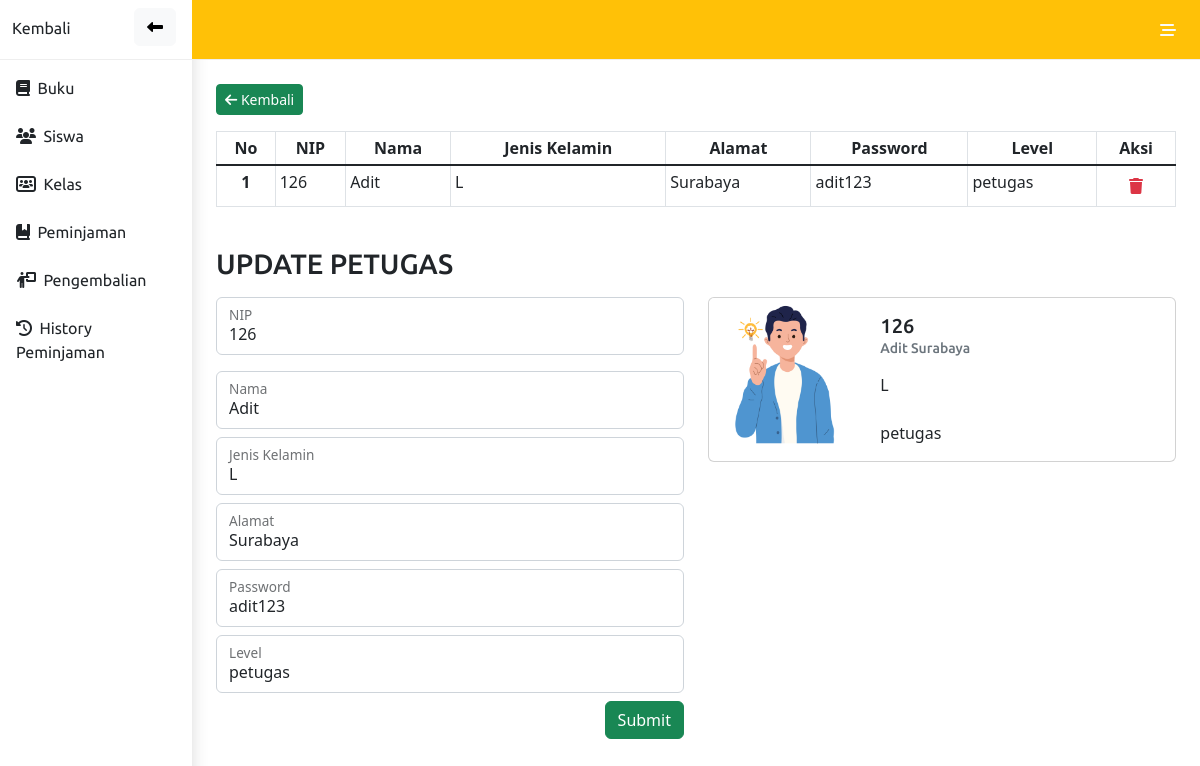
/admin/edit_petugas.php?nip=126, run on the app's committed database.
### tables this page shows
CREATE TABLE `petugas` (
  `nip` int(11) NOT NULL,
  `nama` varchar(100) NOT NULL,
  `jenis_kelamin` enum('L','P') NOT NULL,
  `alamat` varchar(255) NOT NULL,
  `password` varchar(255) NOT NULL,
  `level` enum('admin','petugas') NOT NULL
);

### config.php (called while the page is built, shortened)
<?php
$conn = mysqli_connect("localhost", "root", "", "perpus10");
function read($col, $tabel, $condisi){
    global $conn;
    $tampil = mysqli_query($conn, "SELECT $col FROM $tabel $condisi");
    return $tampil;
}
 ?>

### admin/edit_petugas.php (the view, shortened to what this page needs)
<?php
include '../config.php';
?>
<!DOCTYPE html>
<html lang="en">
<head>
    <link rel="stylesheet" type="text/css" href="https://cdn.datatables.net/1.12.1/css/jquery.dataTables.css">
</head>
<body>
    <?php include 'nav.php'?>
        <div class="container">
            <div class="container pt-4 m-auto">
                <a class="btn btn-sm btn-success mb-3" href="petugas.php"><i class="fa-solid fa-arrow-left"></i> Kembali</a>
                <table class="table table-sm table-hover table-bordered">
                    <thead class="text-center">
                        <tr>
                            <th>No</th>
                            <th>NIP</th>
                            <th>Nama</th>
                            <th>Jenis Kelamin</th>
                            <th>Alamat</th>
                            <th>Password</th>
                            <th>Level</th>
                            <th>Aksi</th>
                        </tr>
                    </thead>
                    <tbody class="table-group-divider">
                        <?php
                            $no=0;
                            $nip = $_GET['nip'];
                            $petugas = read('*', 'petugas', "WHERE nip='$nip'");
                                    while($data = mysqli_fetch_assoc($petugas)){
                                    $no++;
                        ?>
                        <tr>
                            <th class="text-center" scope="row"><?=$no?></th>
                            <td><?=$data['nip']?></td>
                            <td><?=$data['nama']?></td>
                            <td><?=$data['jenis_kelamin']?></td>
                            <td><?=$data['alamat']?></td>
                            <td><?=$data['password']?></td>
                            <td><?=$data['level']?></td>
                            <td class="text text-center">
                                <button class="btn btn-polos p-1">
                                    <a class="text-danger" href="hapus.php?nip=<?= $data['nip']; ?>"><i class="fa-solid fa-trash"></i></a>
                                </button>
                            </td>
                        </tr>
                        <?php
                            }
                        ?>
                    </tbody>
                </table>
                <div class="row">
                    <h3 class="text-start font mt-4 mb-3">UPDATE PETUGAS</h3>
                    <div class="col-md-6 col-12">
                    <?php
                        $nip = $_GET['nip'];
                        $petugas = read('*', 'petugas', "WHERE nip='$nip'");
                        while($editpetugas = mysqli_fetch_assoc($petugas)){
                    ?>
                        <form method="POST" enctype="multipart/form-data">
                            <div class="form-floating mb-3">
                                <input type="text" class="form-control" name="nip" id="nip" oninput="document.getElementById('tnip').innerHTML =  document.getElementById('nip').value" placeholder="nis" value="<?=$editpetugas['nip']?>">
                                <label>NIP</label>
                            </div>
                            <div class="form-floating mb-2">
                                <input type="text" class="form-control" name="nama" id="nama" oninput="document.getElementById('tnama').innerHTML =  document.getElementById('nama').value" placeholder="nama" value="<?=$editpetugas['nama']?>">
                                <label>Nama</label>
                            </div>
                            <div class="form-floating mb-2">
                                <select class="form-control text-start" name="kelamin">
                                    <?php
                                    echo "<option value=$editpetugas[jenis_kelamin]>$editpetugas[jenis_kelamin]</option>";
                                    ?>
                                </select>
                                <label>Jenis Kelamin</label>
                            </div>
                            <div class="form-floating mb-2">
                                <input type="text" class="form-control" name="alamat" id="alamat" oninput="document.getElementById('talamat').innerHTML =  document.getElementById('alamat').value" placeholder="alamat" value="<?=$editpetugas['alamat']?>">
                                <label>Alamat</label>
                            </div>
                            <div class="form-floating mb-2">
                                <input type="text" class="form-control" name="password" id="password" oninput="document.getElementById('tpassword').innerHTML =  document.getElementById('password').value" placeholder="password" value="<?=$editpetugas['password']?>">
                                <label>Password</label>
                            </div>
                            <div class="form-floating mb-2">
                                <select class="form-control text-start" name="level">
                                    <?php
                                    echo "<option value=$editpetugas[level]>$editpetugas[level]</option>";
                                    ?>
                                </select>
                                <label>Level</label>
                            </div>
                            <div class="d-flex justify-content-end">
                                <input class="btn btn-success" type="submit" name="update" value="Submit">
                            </div>
                        </form>
                    </div>
                    <div class="col-md-6 col-12">
                    <div class="card mb-3" style="max-width: 540px;">
                        <div class="row g-0">
                            <div class="col-md-4">
                            <img id="foto" src="../assets/img/person.jpg" class="img-fluid rounded-start" alt="">
                            </div>
                            <div class="col-md-8">
                            <div class="card-body">
                                <h5 class="font card-title mb-0 pb-0" id="tnis"><?=$editpetugas['nip']?></h5>
                                <h6 class="card-text mt-0 pt-0"><small class="font text-muted"><span id="tnama"><?=$editpetugas['nama']?></span><span id="talamat"><?=' '.$editpetugas['alamat']?></span></small></h6>
                                <p class="card-text pt-2" id="tkelamin"><?=$editpetugas['jenis_kelamin']?></p>
                                <p class="card-text pt-2" id="tlevel"><?=$editpetugas['level']?></p>
                            </div>
                            </div>
                        </div>
                    </div>
                    </div>
                <?php
                }
                ?>
                </div>
            </div>
        </div>
</body>
</html>

### admin/style.css (style rules this page uses)
.btn-polos { border: none; }

### admin/nav.php (style rules this page uses)
.font { font-family: 'Ubuntu'; }
a { text-decoration: none !important; }

### data on the page
petugas: nip "126", nama "Adit", jenis_kelamin "L", alamat "Surabaya", password "adit123", level "petugas", kelamin "L"
